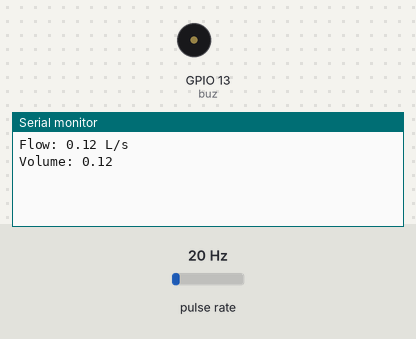
Recording of a sketch running on a simulated ESP32. Parts: buzzer (waves = sounding, pin HIGH), the last lines printed to the serial monitor. Wiring (inferred from the names in the program): pulse sensor: data GPIO 25. The inputs (shaded band) are chosen by the test bench; at power-on: pulse rate 20 Hz. WiFi joins after 1.5 s; servers stay silent unless stated.

Above: at 3.0 s.
3.1 s: pulse rate (sensor on GPIO 25) set to 6 Hz
At 4.4 s:
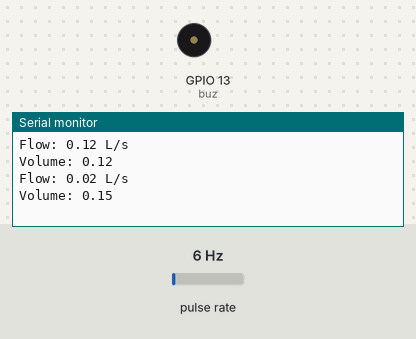
4.6 s: pulse rate (sensor on GPIO 25) set to 3 Hz
At 6.6 s:
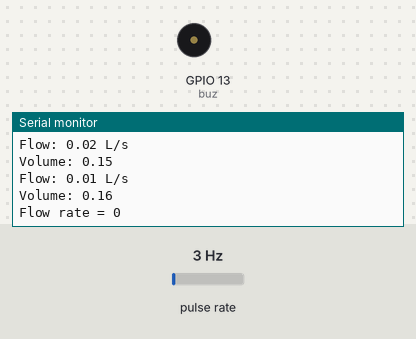

Measured:
- the behaviour switches between 5 and 4 Hz on pulse rate (sensor on GPIO 25) (found by bisection; images 1 and 2)
- after the input at 3.1 s, the serial monitor: prints a new line after 0.70 s (image 1)
- after the input at 4.6 s, the serial monitor: prints a new line after 1.2 s (image 2)

The sketch:

water_flow_meter_francis.ino
```cpp
#define BLYNK_TEMPLATE_ID "TMPL3e-9RmmbY"
#define BLYNK_TEMPLATE_NAME "Water Flow Metering System"
#define BLYNK_AUTH_TOKEN "22HL5UOWCFPQaco40InX2pCTOcEaf7N1"

#include <WiFi.h>
#include <BlynkSimpleEsp32.h>
#define buz 13
char auth[] = BLYNK_AUTH_TOKEN;
char ssid[] = "Realme GT 7";
char pass[] = "yfnz2629";

volatile int flow_frequency = 0;
float vol = 0.0, l_minute;

unsigned char flowsensor = 25;
unsigned long currentTime;
unsigned long cloopTime;

void IRAM_ATTR flow() {
  flow_frequency++;
}

void setup() {
  Serial.begin(9600);
  pinMode(buz,OUTPUT);
  pinMode(flowsensor, INPUT_PULLUP);
  attachInterrupt(digitalPinToInterrupt(flowsensor), flow, FALLING);

  Blynk.begin(auth, ssid, pass);

  currentTime = millis();
  cloopTime = currentTime;
}

void loop() {
  Blynk.run();
  currentTime = millis();

  if (currentTime - cloopTime >= 1000) {
    cloopTime = currentTime;

    // Noise filter
    if (flow_frequency < 5) {
      flow_frequency = 0;
      Serial.println("Flow rate = 0");
      return;
    }

    l_minute = flow_frequency / 7.5;
    l_minute = l_minute / 60.0;
    vol += l_minute;

    Serial.print("Flow: ");
    Serial.print(l_minute);
    Serial.println(" L/s");

    Serial.print("Volume: ");
    Serial.println(vol);

    if (vol >= 10) {
      Blynk.logEvent("alert");
      digitalWrite(buz,HIGH);
      delay(2000);
      digitalWrite(buz,LOW);
    }
    else{
      digitalWrite(buz,LOW);
    }

    flow_frequency = 0;
    Blynk.virtualWrite(V0, vol);
    Blynk.virtualWrite(V1, l_minute);
  }
}
```
